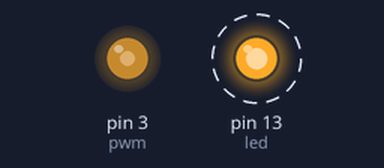
This sketch was run on a simulated Arduino Uno, built with avr-gcc and run on an emulated ATmega328P. Shown: output pins drawn as LEDs (lit = HIGH). Dashed ring = blinking.

Above: at 0.05 s.
Timing chart, 0 to 3.0 s (numbered marks = the images above):
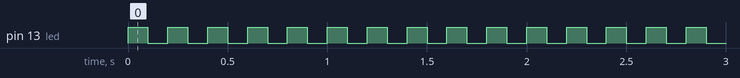

The sketch:

pwmExample.ino
```cpp
//https://www.youtube.com/watch?v=kzVXf_oiHeE
#define led 13
#define pwm 3


void setup() {
  // put your setup code here, to run once:
  pinMode(led, OUTPUT);
  pinMode(pwm, OUTPUT);

  // turn on analogWrite()
  // PWM at 50% duty cycle
  // ha ha. I wrote "cycle"
  analogWrite(pwm, 128);
}

void loop() {
  // put your main code here, to run repeatedly:
  digitalWrite(led, HIGH);
  delay(100);
  digitalWrite(led, LOW);
  delay(100);
}
```

Measured:
- by itself, pin 13 (led): alternates HIGH for 0.10 s and LOW for 0.10 s
